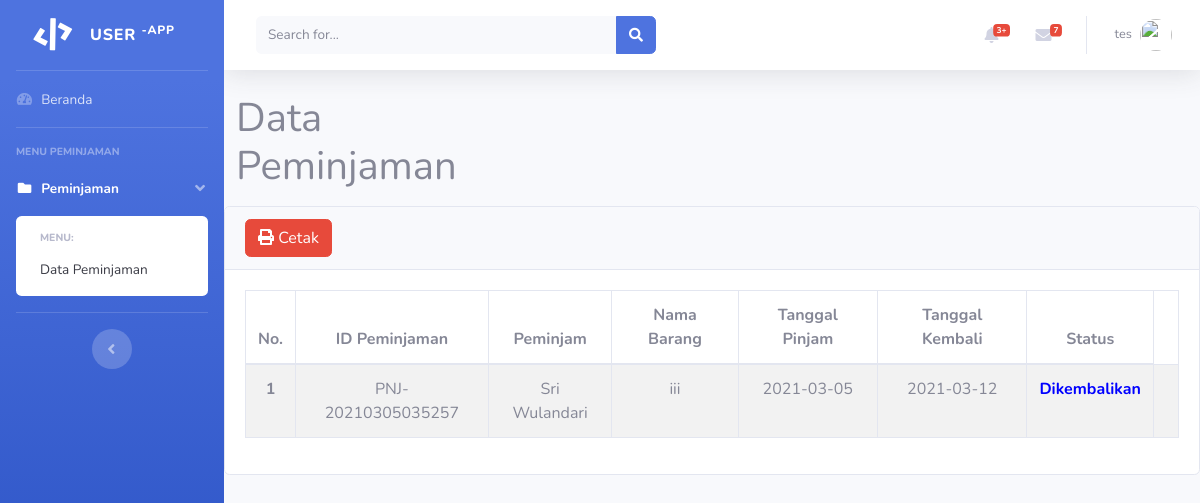
Page /user/index.php?page=peminjaman (signed in) on the committed database.
### tables this page shows
CREATE TABLE `tbl_peminjaman` (
  `id_peminjam` varchar(30) NOT NULL,
  `tgl_pinjam` date NOT NULL,
  `tgl_kembali` date NOT NULL,
  `jumlah` int(11) NOT NULL,
  `status_peminjaman` varchar(15) NOT NULL,
  `id_pengguna` char(5) NOT NULL,
  `id_inventaris` char(5) NOT NULL
);

CREATE TABLE `tbl_pengguna` (
  `id_pengguna` char(5) NOT NULL,
  `password` varchar(30) NOT NULL,
  `nama` varchar(30) NOT NULL,
  `id_level` char(5) NOT NULL
);

CREATE TABLE `tbl_inventaris` (
  `id_inventaris` char(5) NOT NULL,
  `nama_brg` varchar(50) NOT NULL,
  `jenis_brg` varchar(50) NOT NULL,
  `kondisi` varchar(20) NOT NULL,
  `jumlah` int(11) NOT NULL,
  `tgl_register` date NOT NULL
);

### user/pages/dt_peminjaman.php (the view, shortened to what this page needs)
<div class="breadcrumbs">
  <div class="col-sm-4">
    <h1>Data Peminjaman</h1>
  </div>
</div>
<div class="content mt-3">
  <div class="animated fadeIn">
    <div class="row">
      <div class="col-md-12">
        <div class="card">
          <div class="card-header">
            <a target="blank" align="right" href="pages/laporan_peminjaman.php" class="btn btn-danger"><i class="fa fa-print"></i> Cetak</a><br>
          </div>
          <div class="card-body">
            <table id="bootstrap-data-table" class="table table-striped table-bordered">
              <thead>
                <tr align="center">
                  <th>No.</th>
                  <th>ID Peminjaman</th>
                  <th>Peminjam</th>
                  <th>Nama Barang</th>
                  <th>Tanggal Pinjam</th>
                  <th>Tanggal Kembali</th>
                  <th>Status</th>
                </tr>
              </thead>
              <tbody>
                <?php
                $query = "SELECT `tbl_peminjaman`.`id_peminjam`,
`tbl_peminjaman`.`tgl_pinjam`,
`tbl_peminjaman`.`tgl_kembali`,
`tbl_peminjaman`.`jumlah`,
`tbl_peminjaman`.`status_peminjaman`,
`tbl_inventaris`.`nama_brg`,
`tbl_pengguna`.`nama`,
`tbl_peminjaman`.`id_pengguna`,
`tbl_peminjaman`.`id_inventaris` FROM `tbl_inventaris` INNER JOIN `tbl_peminjaman` ON
`tbl_peminjaman`.`id_inventaris` = `tbl_inventaris`.`id_inventaris` INNER JOIN `tbl_pengguna` ON
`tbl_peminjaman`.`id_pengguna` = `tbl_pengguna`.`id_pengguna`";
                $sql = mysqli_query($connect, $query);
                $no = 1;
                while ($data = mysqli_fetch_array($sql)) {
                  echo "<tr class='gradeA'>";
                  echo "<td><center><b>" . $no . "</b></td>";
                  echo "<td><center>" . $data['id_peminjam'] . "</td>";
                  echo "<td><center>" . $data['nama'] . "</center></td>";
                  echo "<td><center>" . $data['nama_brg'] . "</center></td>";
                  echo "<td><center>" . $data['tgl_pinjam'] . "</center></td>";
                  echo "<td><center>" . $data['tgl_kembali'] . "</center></td>";
                  if ($data['status_peminjaman'] == "Dipinjam") {
                    echo "<td><center>
  <font color='red'><b>" . $data['status_peminjaman'] . "</b></font></center></td>";
                  } else {
                    echo "<td><center><font color='blue'><b>" . $data['status_peminjaman'] . "</b></font></center></td>";
                  }
                  echo "<td>";
                ?>
                <?php
                  echo "</tr>";
                  $no++;
                }
                ?>
              </tbody>
            </table>
          </div>
        </div>
      </div>
    </div>
  </div>
</div>

### rows in the picture
tbl_peminjaman: id_peminjam "PNJ-20210305035257", id_pengguna.nama "Sri Wulandari", id_inventaris.nama_brg "iii", tgl_pinjam "2021-03-05", tgl_kembali "2021-03-12", status_peminjaman "Dikembalikan"

### other values in the picture
$_SESSION['nama'] "tes"
